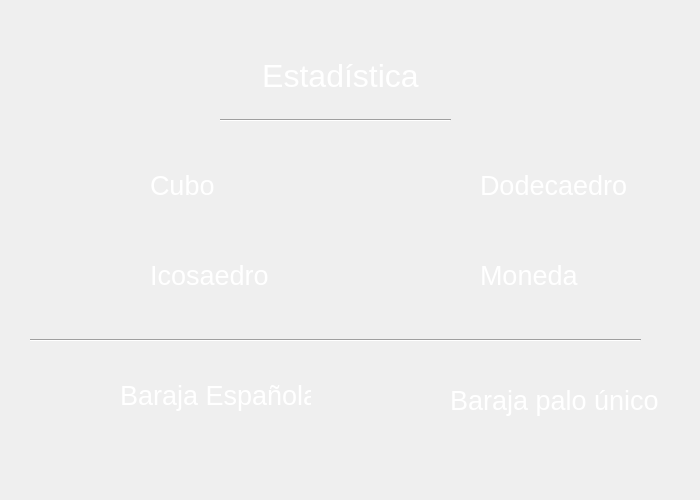
<?xml version="1.0" encoding="UTF-8"?>
<ui version="4.0">
 <class>mainform</class>
 <widget class="QMainWindow" name="mainform">
  <property name="windowModality">
   <enum>Qt::NonModal</enum>
  </property>
  <property name="geometry">
   <rect>
    <x>0</x>
    <y>0</y>
    <width>700</width>
    <height>500</height>
   </rect>
  </property>
  <property name="sizePolicy">
   <sizepolicy hsizetype="Fixed" vsizetype="Fixed">
    <horstretch>0</horstretch>
    <verstretch>0</verstretch>
   </sizepolicy>
  </property>
  <property name="minimumSize">
   <size>
    <width>700</width>
    <height>500</height>
   </size>
  </property>
  <property name="maximumSize">
   <size>
    <width>700</width>
    <height>500</height>
   </size>
  </property>
  <property name="font">
   <font>
    <family>Lato</family>
    <pointsize>10</pointsize>
   </font>
  </property>
  <property name="mouseTracking">
   <bool>false</bool>
  </property>
  <property name="windowTitle">
   <string>Estadística</string>
  </property>
  <property name="windowIcon">
   <iconset>
    <normaloff>Proyecto2n/Recursos/img/logo.png</normaloff>Proyecto2n/Recursos/img/logo.png</iconset>
  </property>
  <property name="windowOpacity">
   <double>1.000000000000000</double>
  </property>
  <property name="styleSheet">
   <string notr="true">background-image: url(Proyecto2n/Recursos/img/mainqt.jpg);
background-repeat: no-repeat;
color: rgb(255,255,255);</string>
  </property>
  <property name="iconSize">
   <size>
    <width>100</width>
    <height>24</height>
   </size>
  </property>
  <widget class="QWidget" name="centralwidget">
   <widget class="QLabel" name="label">
    <property name="geometry">
     <rect>
      <x>230</x>
      <y>40</y>
      <width>221</width>
      <height>71</height>
     </rect>
    </property>
    <property name="font">
     <font>
      <pointsize>24</pointsize>
     </font>
    </property>
    <property name="styleSheet">
     <string notr="true">background-image: url();
</string>
    </property>
    <property name="text">
     <string>Estadística</string>
    </property>
    <property name="alignment">
     <set>Qt::AlignCenter</set>
    </property>
   </widget>
   <widget class="QPushButton" name="btncubo">
    <property name="geometry">
     <rect>
      <x>70</x>
      <y>160</y>
      <width>51</width>
      <height>51</height>
     </rect>
    </property>
    <property name="cursor">
     <cursorShape>PointingHandCursor</cursorShape>
    </property>
    <property name="toolTipDuration">
     <number>-1</number>
    </property>
    <property name="autoFillBackground">
     <bool>false</bool>
    </property>
    <property name="styleSheet">
     <string notr="true">background-image: url(Proyecto2n/Recursos/img/dado6.png);
background-repeat: no-repeat;
border-radius: 5%;</string>
    </property>
    <property name="text">
     <string/>
    </property>
   </widget>
   <widget class="QLabel" name="lblcubo">
    <property name="geometry">
     <rect>
      <x>150</x>
      <y>170</y>
      <width>191</width>
      <height>31</height>
     </rect>
    </property>
    <property name="font">
     <font>
      <pointsize>20</pointsize>
     </font>
    </property>
    <property name="cursor">
     <cursorShape>ArrowCursor</cursorShape>
    </property>
    <property name="styleSheet">
     <string notr="true">background-image: url();
</string>
    </property>
    <property name="text">
     <string>Cubo</string>
    </property>
   </widget>
   <widget class="QPushButton" name="btnicosaedro">
    <property name="geometry">
     <rect>
      <x>70</x>
      <y>250</y>
      <width>51</width>
      <height>51</height>
     </rect>
    </property>
    <property name="cursor">
     <cursorShape>PointingHandCursor</cursorShape>
    </property>
    <property name="toolTipDuration">
     <number>-1</number>
    </property>
    <property name="autoFillBackground">
     <bool>false</bool>
    </property>
    <property name="styleSheet">
     <string notr="true">background-image: url(Proyecto2n/Recursos/img/icosaedro.png);
background-repeat: no-repeat;
border-radius: 5%;</string>
    </property>
    <property name="text">
     <string/>
    </property>
   </widget>
   <widget class="QLabel" name="lblicosaedro">
    <property name="geometry">
     <rect>
      <x>150</x>
      <y>260</y>
      <width>191</width>
      <height>31</height>
     </rect>
    </property>
    <property name="font">
     <font>
      <pointsize>20</pointsize>
     </font>
    </property>
    <property name="cursor">
     <cursorShape>ArrowCursor</cursorShape>
    </property>
    <property name="styleSheet">
     <string notr="true">background-image: url();
</string>
    </property>
    <property name="text">
     <string>Icosaedro</string>
    </property>
   </widget>
   <widget class="QPushButton" name="btnmoneda">
    <property name="geometry">
     <rect>
      <x>400</x>
      <y>250</y>
      <width>51</width>
      <height>51</height>
     </rect>
    </property>
    <property name="cursor">
     <cursorShape>PointingHandCursor</cursorShape>
    </property>
    <property name="toolTipDuration">
     <number>-1</number>
    </property>
    <property name="autoFillBackground">
     <bool>false</bool>
    </property>
    <property name="styleSheet">
     <string notr="true">background-image: url(Proyecto2n/Recursos/img/moneda.png);
background-repeat: no-repeat;
border-radius: 5%;</string>
    </property>
    <property name="text">
     <string/>
    </property>
   </widget>
   <widget class="QPushButton" name="btndodecaedro">
    <property name="geometry">
     <rect>
      <x>400</x>
      <y>160</y>
      <width>51</width>
      <height>51</height>
     </rect>
    </property>
    <property name="cursor">
     <cursorShape>PointingHandCursor</cursorShape>
    </property>
    <property name="toolTipDuration">
     <number>-1</number>
    </property>
    <property name="autoFillBackground">
     <bool>false</bool>
    </property>
    <property name="styleSheet">
     <string notr="true">background-image: url(Proyecto2n/Recursos/img/dodecaedro.png);
background-repeat: no-repeat;
border-radius: 5%;</string>
    </property>
    <property name="text">
     <string/>
    </property>
   </widget>
   <widget class="QLabel" name="lbldodecaedro">
    <property name="geometry">
     <rect>
      <x>480</x>
      <y>170</y>
      <width>151</width>
      <height>31</height>
     </rect>
    </property>
    <property name="font">
     <font>
      <pointsize>20</pointsize>
     </font>
    </property>
    <property name="cursor">
     <cursorShape>ArrowCursor</cursorShape>
    </property>
    <property name="styleSheet">
     <string notr="true">background-image: url();
</string>
    </property>
    <property name="text">
     <string>Dodecaedro</string>
    </property>
   </widget>
   <widget class="QLabel" name="lblmoneda">
    <property name="geometry">
     <rect>
      <x>480</x>
      <y>260</y>
      <width>141</width>
      <height>31</height>
     </rect>
    </property>
    <property name="font">
     <font>
      <pointsize>20</pointsize>
     </font>
    </property>
    <property name="cursor">
     <cursorShape>ArrowCursor</cursorShape>
    </property>
    <property name="styleSheet">
     <string notr="true">background-image: url();
</string>
    </property>
    <property name="text">
     <string>Moneda</string>
    </property>
   </widget>
   <widget class="QPushButton" name="btnbarajaestandar">
    <property name="geometry">
     <rect>
      <x>40</x>
      <y>370</y>
      <width>41</width>
      <height>61</height>
     </rect>
    </property>
    <property name="cursor">
     <cursorShape>PointingHandCursor</cursorShape>
    </property>
    <property name="toolTipDuration">
     <number>-1</number>
    </property>
    <property name="autoFillBackground">
     <bool>false</bool>
    </property>
    <property name="styleSheet">
     <string notr="true">background-image: url(Proyecto2n/Recursos/img/baraja.png);
background-repeat: no-repeat;
border-radius: 5%;</string>
    </property>
    <property name="text">
     <string/>
    </property>
   </widget>
   <widget class="QLabel" name="lblbarajaextendida">
    <property name="geometry">
     <rect>
      <x>450</x>
      <y>380</y>
      <width>211</width>
      <height>41</height>
     </rect>
    </property>
    <property name="font">
     <font>
      <pointsize>20</pointsize>
     </font>
    </property>
    <property name="cursor">
     <cursorShape>ArrowCursor</cursorShape>
    </property>
    <property name="styleSheet">
     <string notr="true">background-image: url();
</string>
    </property>
    <property name="text">
     <string>Baraja palo único</string>
    </property>
   </widget>
   <widget class="QPushButton" name="btnbarajaextendida">
    <property name="geometry">
     <rect>
      <x>370</x>
      <y>370</y>
      <width>41</width>
      <height>61</height>
     </rect>
    </property>
    <property name="cursor">
     <cursorShape>PointingHandCursor</cursorShape>
    </property>
    <property name="toolTipDuration">
     <number>-1</number>
    </property>
    <property name="autoFillBackground">
     <bool>false</bool>
    </property>
    <property name="styleSheet">
     <string notr="true">background-image: url(Proyecto2n/Recursos/img/barajae.png);
background-repeat: no-repeat;
border-radius: 5%;</string>
    </property>
    <property name="text">
     <string/>
    </property>
   </widget>
   <widget class="QLabel" name="lblbarajaestandar">
    <property name="geometry">
     <rect>
      <x>120</x>
      <y>380</y>
      <width>191</width>
      <height>31</height>
     </rect>
    </property>
    <property name="font">
     <font>
      <pointsize>20</pointsize>
     </font>
    </property>
    <property name="cursor">
     <cursorShape>ArrowCursor</cursorShape>
    </property>
    <property name="styleSheet">
     <string notr="true">background-image: url();
</string>
    </property>
    <property name="text">
     <string>Baraja Española</string>
    </property>
   </widget>
   <widget class="Line" name="line">
    <property name="geometry">
     <rect>
      <x>220</x>
      <y>100</y>
      <width>231</width>
      <height>41</height>
     </rect>
    </property>
    <property name="styleSheet">
     <string notr="true">background-image: url();
</string>
    </property>
    <property name="orientation">
     <enum>Qt::Horizontal</enum>
    </property>
   </widget>
   <widget class="Line" name="line_2">
    <property name="geometry">
     <rect>
      <x>30</x>
      <y>330</y>
      <width>611</width>
      <height>20</height>
     </rect>
    </property>
    <property name="styleSheet">
     <string notr="true">background-image: url();
</string>
    </property>
    <property name="orientation">
     <enum>Qt::Horizontal</enum>
    </property>
   </widget>
  </widget>
  <action name="actionGobales_Dado_6">
   <property name="text">
    <string>Dado 6</string>
   </property>
  </action>
  <action name="actionGlobales_Dado_12">
   <property name="text">
    <string>Dado 12</string>
   </property>
  </action>
  <action name="actionGlobales_Dado_20">
   <property name="text">
    <string>Dado 20</string>
   </property>
  </action>
  <action name="actionGlobales_Baraja_Espa_ola">
   <property name="text">
    <string>Baraja Española</string>
   </property>
  </action>
  <action name="actionGlobales_Baraja_Espa_ola_completa">
   <property name="text">
    <string>Baraja Española completa</string>
   </property>
  </action>
  <action name="actionVista_General">
   <property name="text">
    <string>Vista General</string>
   </property>
  </action>
 </widget>
 <resources>
  <include location="Recursos/Imagenes.qrc"/>
 </resources>
 <connections/>
</ui>
